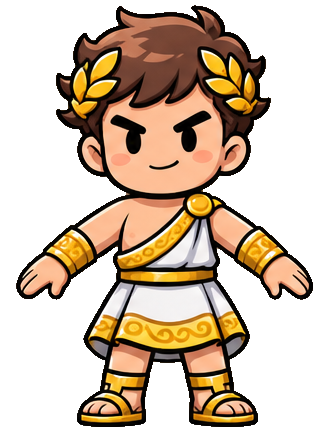
#> input picture tools/chibistudio/assets/source.png, 320 x 433 px
$ python pixgrind_shortlegs.py ../chibistudio/assets/source.png ../chibistudio/assets/bolt.png 5 5 5
#> lines starting #> are read from the running program, lines starting #| are printed output that depends on the picture
# Shorter legs for the pixgrind hero, free (owner 2026-11-26 "ตัวละครขายาวไป"): in every frame a band of rows across the shins / knees
# is taken out and everything above it moves down, so the feet stay on the ground row and the body keeps its pixels.
#   python3 tools/art/pixgrind_shortlegs.py <in strip.png> <out strip.png> <cell px> <rows to remove> [band top above the feet, 17]
# The band starts <top> rows above the lowest opaque row of each frame (the feet; airborne run frames move with them).
import sys
import numpy as np
from PIL import Image

src, dst, cell, n = sys.argv[1], sys.argv[2], int(sys.argv[3]), int(sys.argv[4])
top = int(sys.argv[5]) if len(sys.argv) > 5 else 17
a = np.asarray(Image.open(src).convert('RGBA')).copy()
#> a is the input picture: shape (433, 320, 4); mean R, G, B, A 127.7, 98.8, 69.6, 123.3
out = np.zeros_like(a)
for k in range(a.shape[1] // cell):
    f = a[:, k * cell:(k + 1) * cell]
    rows = np.where(f[..., 3].max(1) > 0)[0]
    if not len(rows): continue
    feet = rows.max(); b0 = max(0, feet - top); b1 = b0 + n
    g = np.zeros_like(f)
    g[b1:] = f[b1:]                      # band bottom .. feet stay where they are
    g[n:b1] = f[:b0]                     # everything above the band moves down by n
    out[:, k * cell:(k + 1) * cell] = g
#> this loop made 64 passes
#> (feet, b0, b1) on passes 4 to 15: (294, 289, 294), (298, 293, 298), (298, 293, 298), (298, 293, 298), (296, 291, 296), (292, 287, 292), (295, 290, 295), (298, 293, 298), (299, 294, 299), (297, 292, 297), (289, 284, 289), (281, 276, 281)
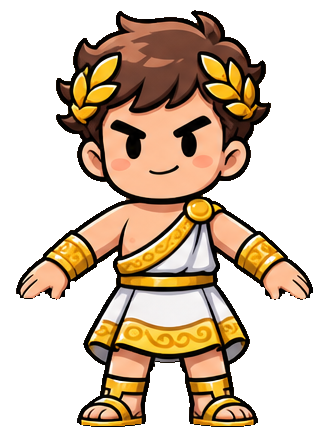
#> out: shape (433, 320, 4); mean R, G, B, A 121.4, 93.6, 65.6, 121; transparent parts drawn white
Image.fromarray(out, 'RGBA').save(dst)
print(dst, 'frames', a.shape[1] // cell, 'removed', n, 'rows')
#| ../chibistudio/assets/bolt.png frames 64 removed 5 rows
